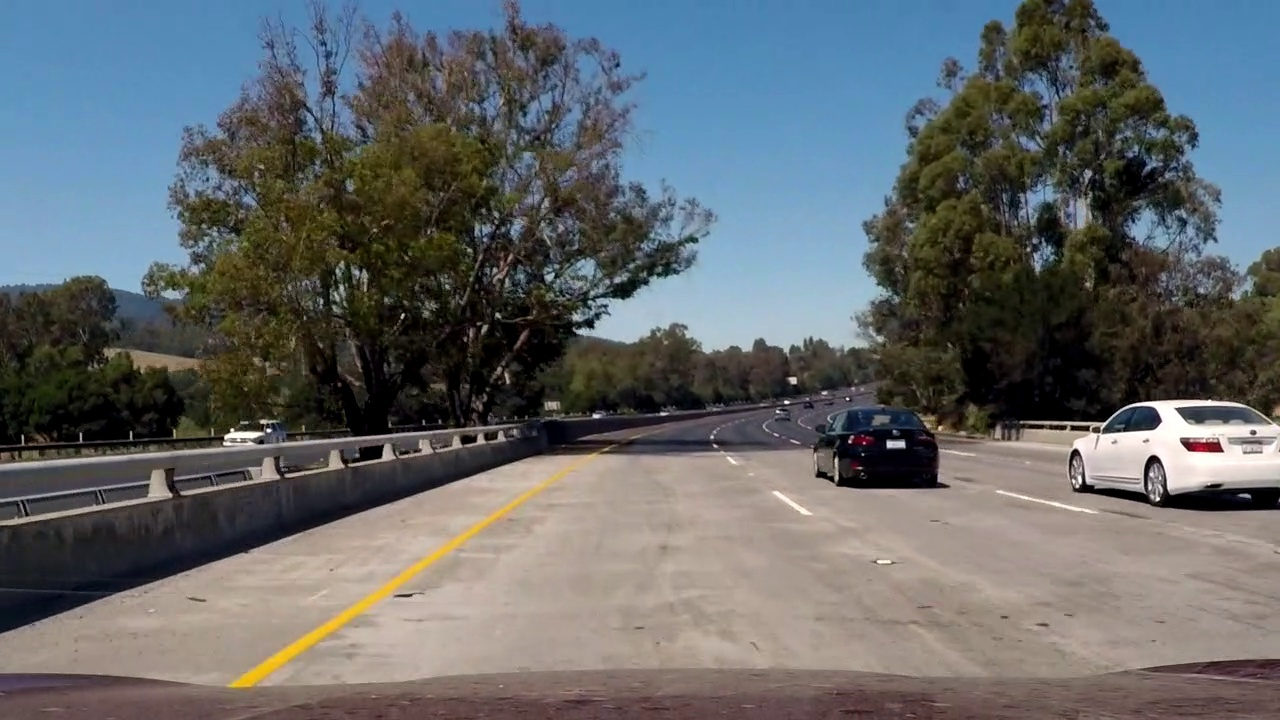
#> input picture images/05_test_img (undistorted).jpg, 1280 x 720 px
$ python -i processamento_de_imagem.py   (imports and definitions only)
#> lines starting #> are read from the running program, lines starting #| are printed output that depends on the picture
#> further down, picture is the input picture: shape (720, 1280, 3); mean B, G, R 106.2, 104, 99.7
import cv2
import numpy as np
from matplotlib import pyplot as plt

class PreProcessadorDeImagem:
    @staticmethod
    def aplicar_filtros(image):
            """Aplica filtros em uma imagem"""
            h,l,s = cv2.split(cv2.cvtColor(image,cv2.COLOR_BGR2HLS))
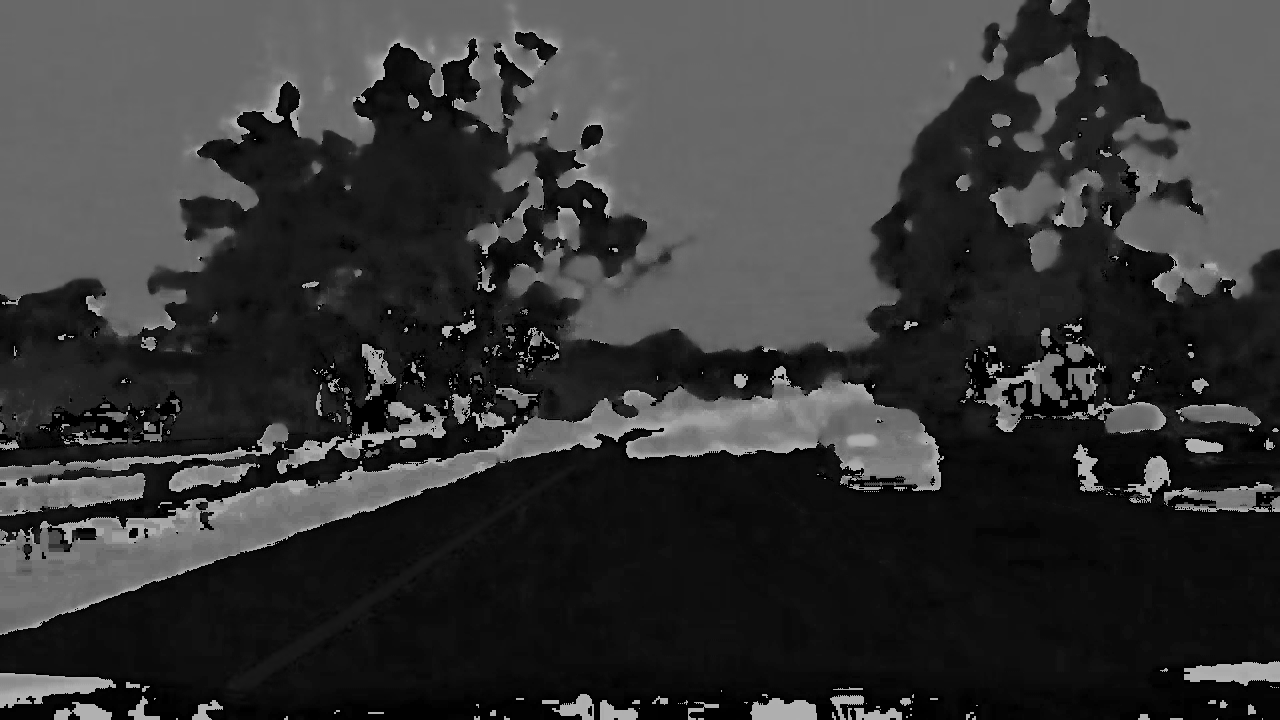
#> h: shape (720, 1280); min 0, max 180, mean 55
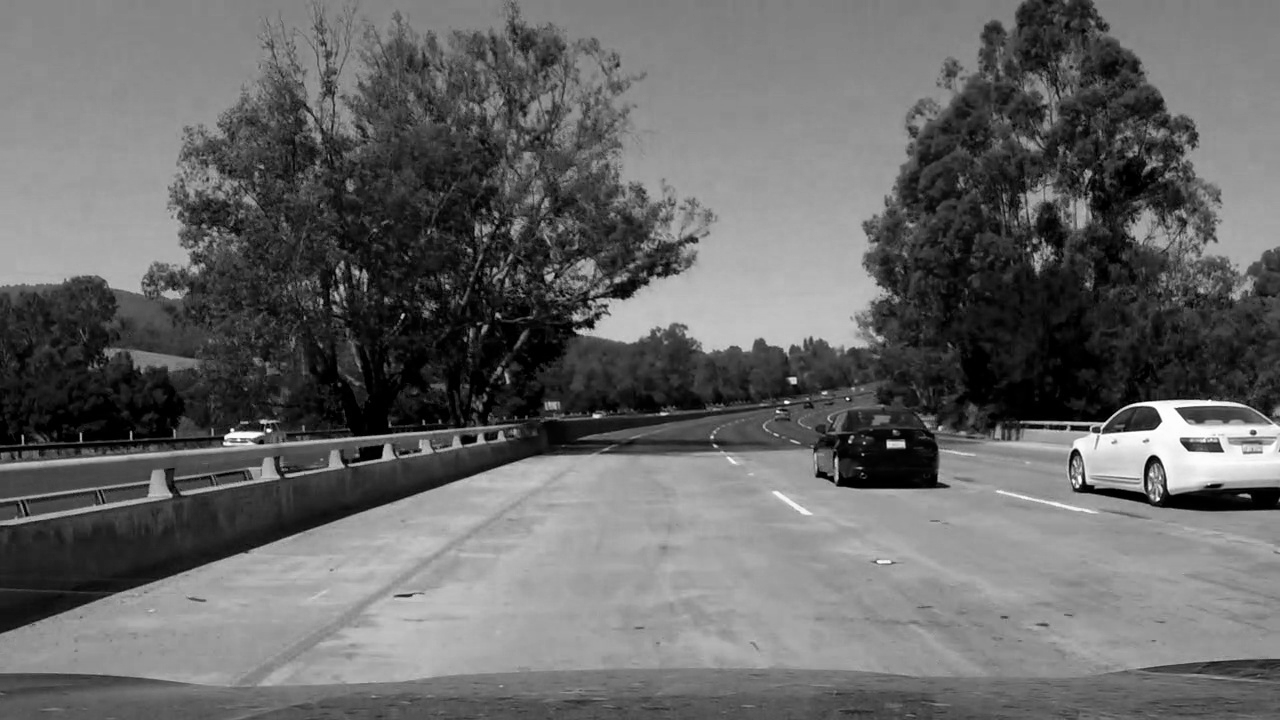
#> l: shape (720, 1280); min 0, max 255, mean 103.1
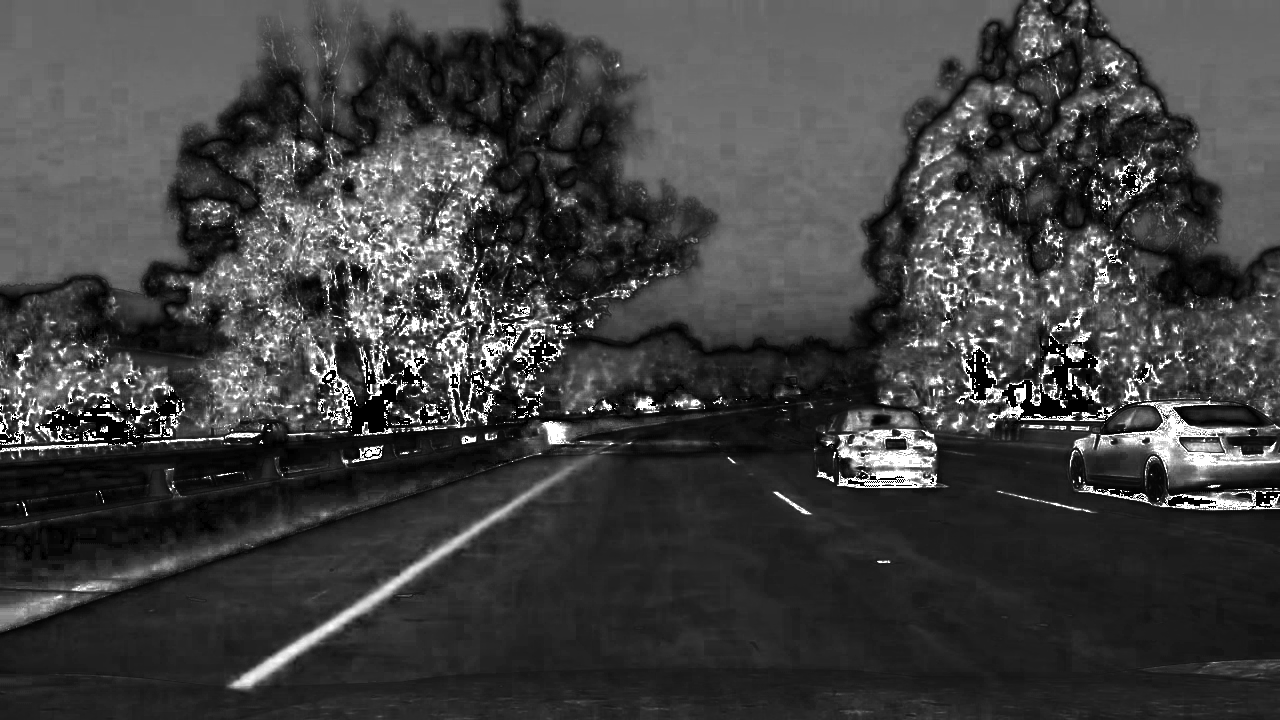
#> s: shape (720, 1280); min 0, max 255, mean 64.6
            cannyImage = cv2.Canny(l,100, 150)
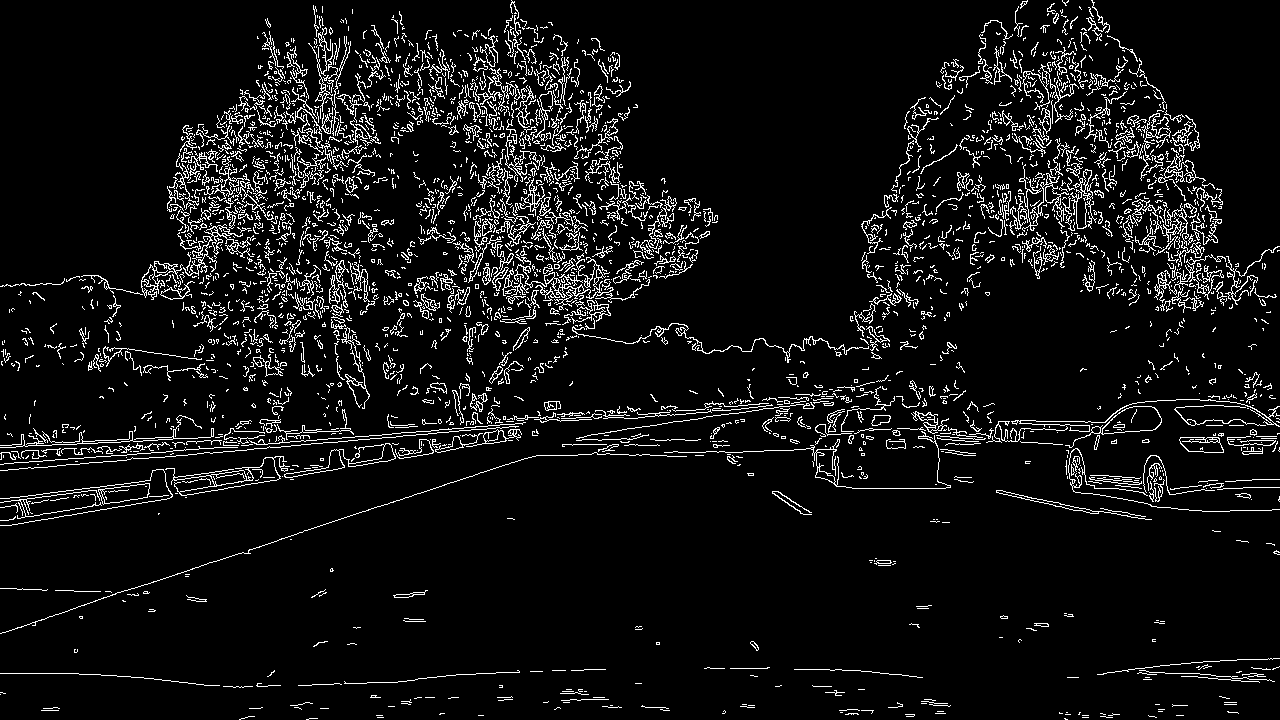
#> cannyImage: shape (720, 1280); 7% white in thin lines or dots
            return cannyImage

    @staticmethod
    def cropp_image(frame, car_atributes):
        """Faz a cropagem da area de interece do frame, com base em pontos predeterminados"""
        verticeBaseEsquerda = car_atributes.base_esquerda
        verticeBaseDireita = car_atributes.base_direita
        verticeTopoEsquerda = car_atributes.topo_esquerda
        verticeTopoDireita = car_atributes.topo_direita
        #definição dos vertices do trapezio. É uma lista porque fillPoly só aceita listas de poligonos.
        vertices = np.array([
        [verticeBaseEsquerda , verticeBaseDireita , verticeTopoDireita ,verticeTopoEsquerda ]
         ])

        mask = np.zeros_like(frame) #criamos um array ndimensional de mesmas proporções que o array image, contendo somente pixels pretos

        cv2.fillPoly(mask, vertices, 255) # estamos aplicando o triangulo na mascara, de modo que o triangulo fique completamente branco.

        masked_frame = cv2.bitwise_and(frame, mask)

        return masked_frame

    @staticmethod
    def image_recizer(image):
        """Função para redimensionar uma imagem mantendo a proporção"""
        proporcao = 720 / image.shape[1]
        altura_desejada = int(image.shape[0] * proporcao)
        return cv2.resize(image, (720, altura_desejada))

    @staticmethod
    def getVideoCartezianDimension(imagem):
        """Recebe um frame, no formato ndimensional array. Printa a imagem em um plano cartesiano"""
        plt.imshow(imagem)
        plt.show()

>>> import cv2
>>> picture = cv2.imread('images/05_test_img (undistorted).jpg')
>>> result = PreProcessadorDeImagem().aplicar_filtros(picture)

$ run again, on images/test2.jpg
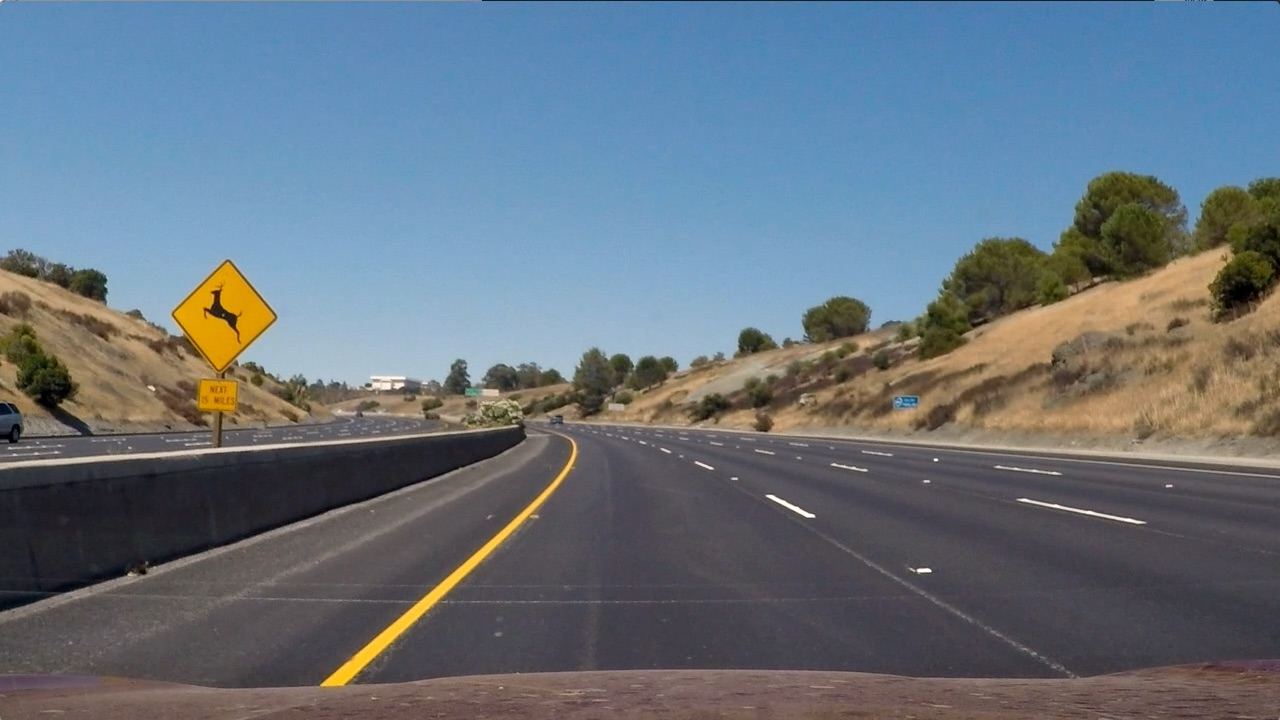
#> input picture images/test2.jpg, 1280 x 720 px
#> picture is the input picture: shape (720, 1280, 3); mean B, G, R 125.5, 114.6, 102.8
#> in aplicar_filtros, `h,l,s = cv2.split(cv2.cvtColor(image,cv2.COLOR_BGR2HLS))`:
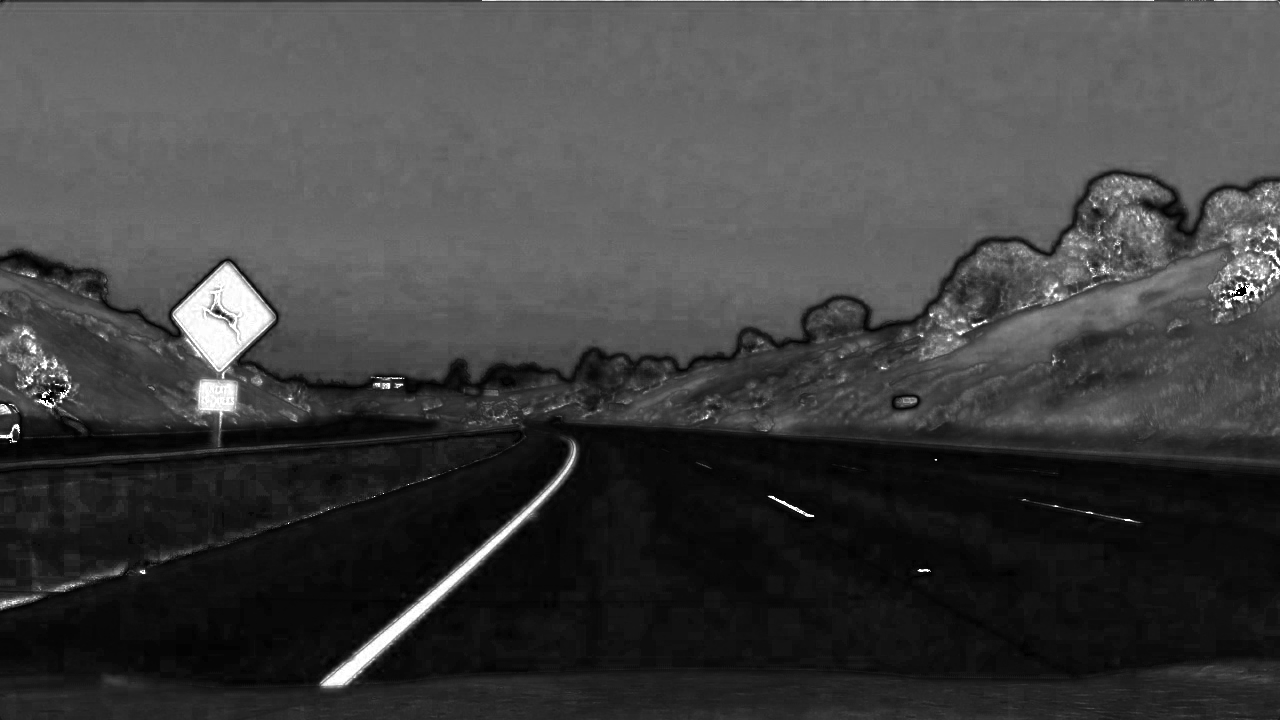
#> s: shape (720, 1280); min 0, max 255, mean 64.8
#> in aplicar_filtros, `cannyImage = cv2.Canny(l,100, 150)`:
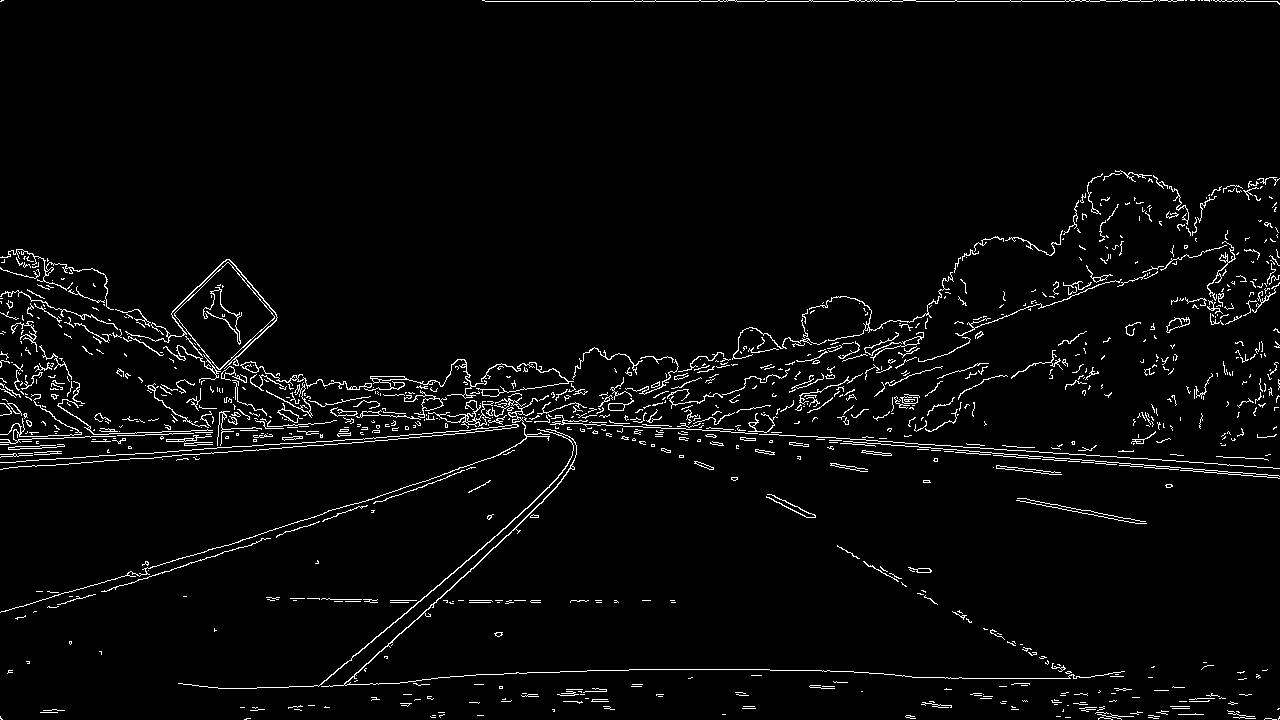
#> cannyImage: shape (720, 1280); 3.2% white in thin lines or dots

$ run again, on images/test3.jpg
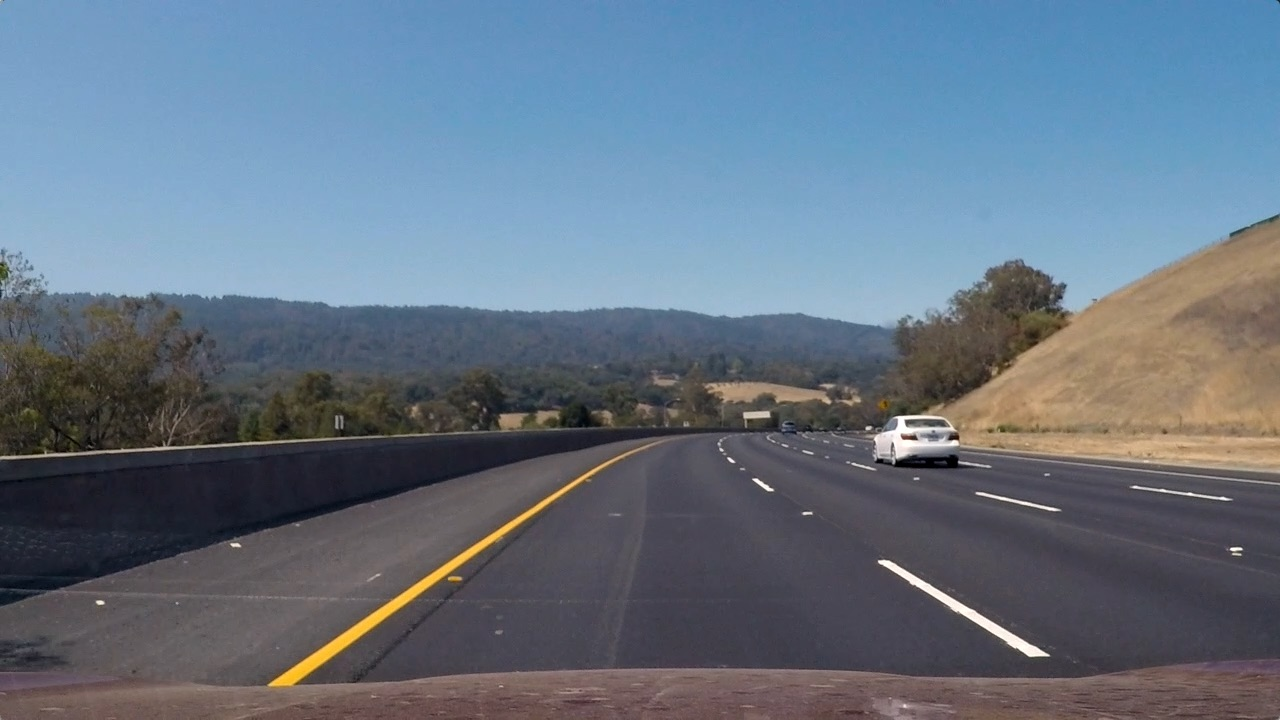
#> input picture images/test3.jpg, 1280 x 720 px
#> picture is the input picture: shape (720, 1280, 3); mean B, G, R 130.7, 115.3, 101.1
#> in aplicar_filtros, `h,l,s = cv2.split(cv2.cvtColor(image,cv2.COLOR_BGR2HLS))`:
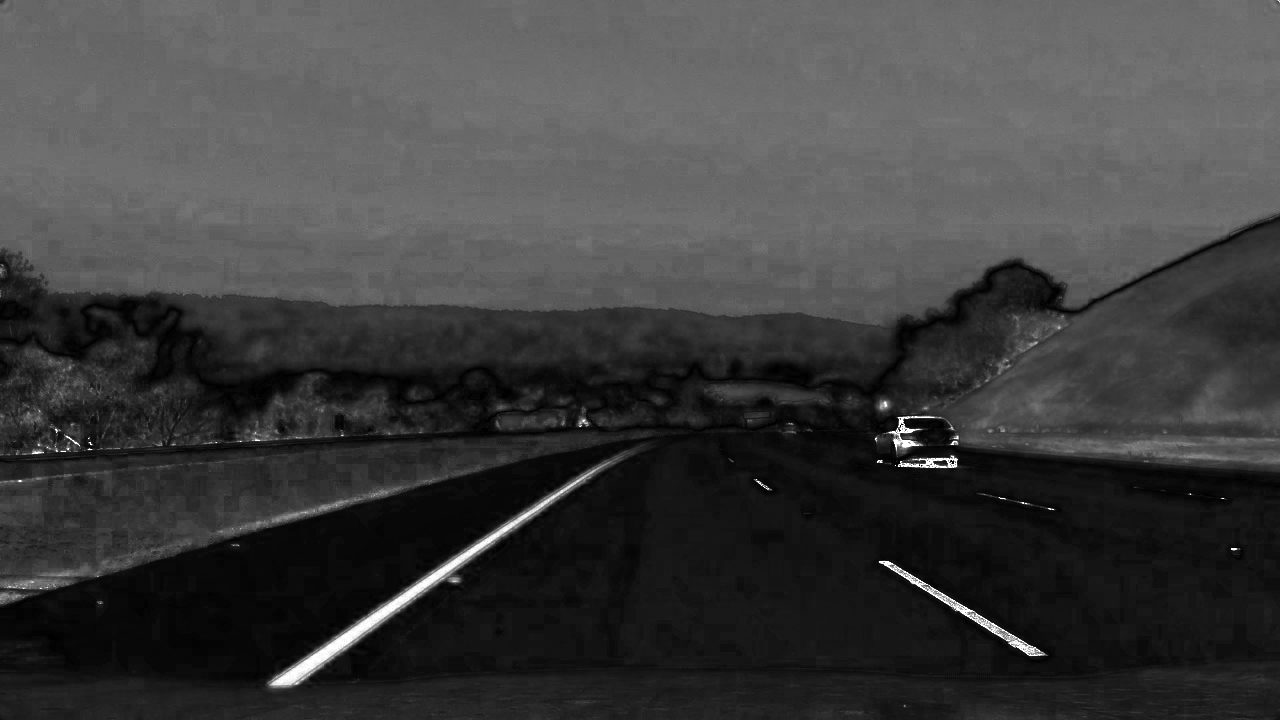
#> s: shape (720, 1280); min 0, max 255, mean 62.1
#> in aplicar_filtros, `cannyImage = cv2.Canny(l,100, 150)`:
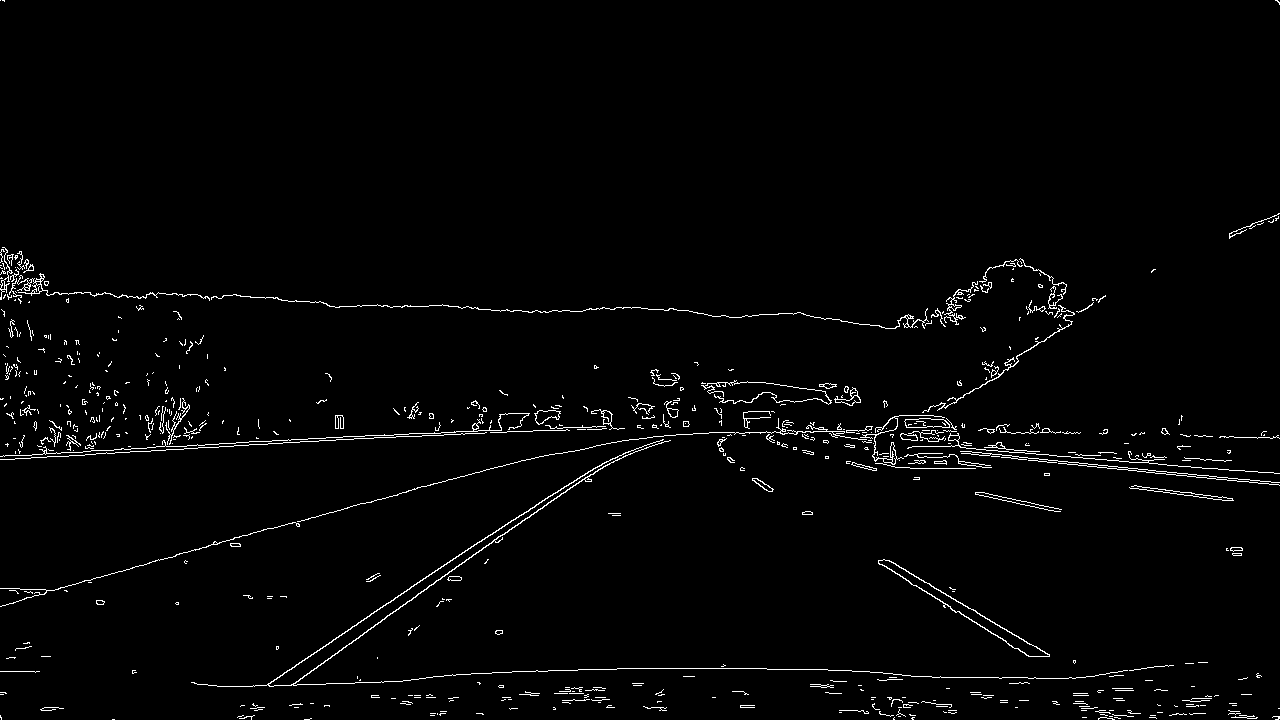
#> cannyImage: shape (720, 1280); 1.9% white in thin lines or dots
